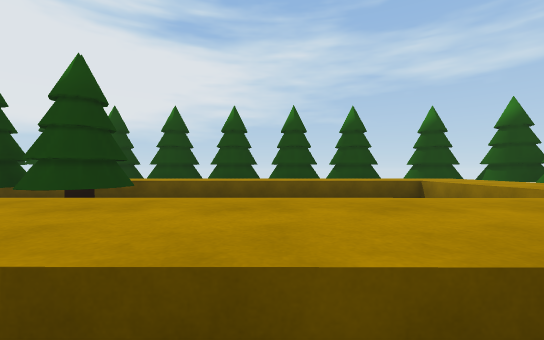
[1] (above)

17 first-person views from a walk through a 3-D level made in the Unity game engine. The camera is 1.5 m above the floor, looks level and sees 90° across. The floor is counted in squares, 2 m on a side. Each view is taken from the middle of a square. On the plan, view 1 faces up. The plan holds only what a view shows up to about 10 squares ahead; the rest is blank. Some animated figures are left out.

[2]
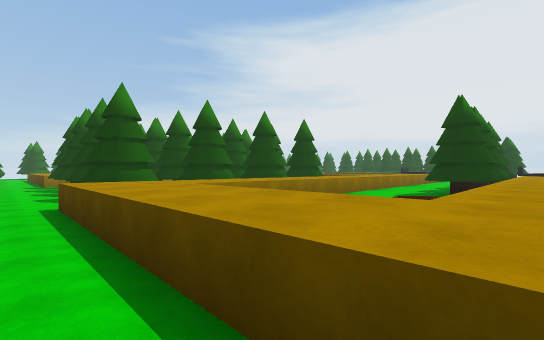

[3]
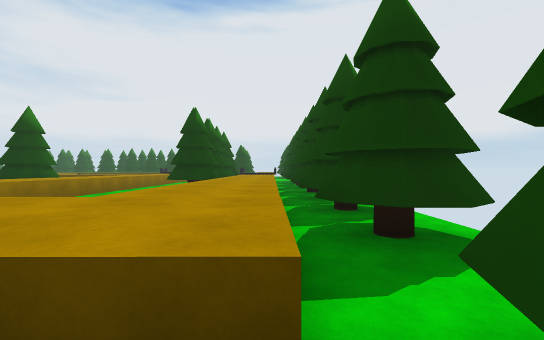

[4]
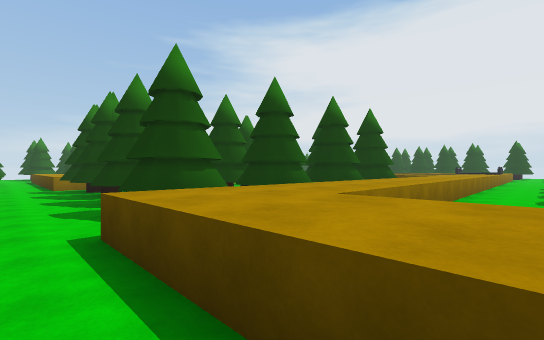

[5]
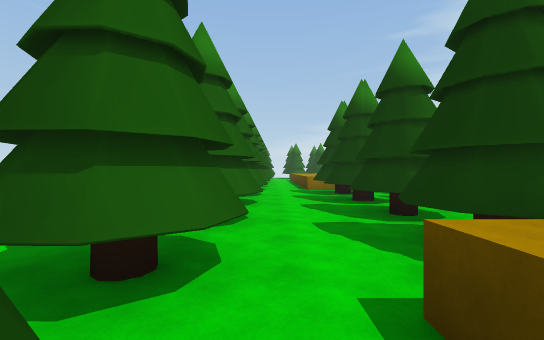

[6]
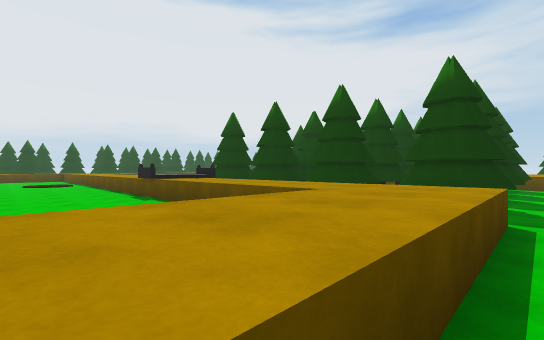

[7]
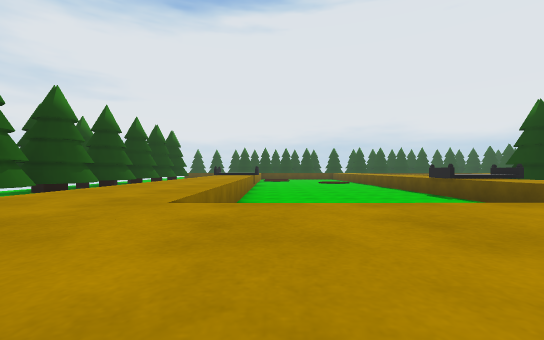

[8]
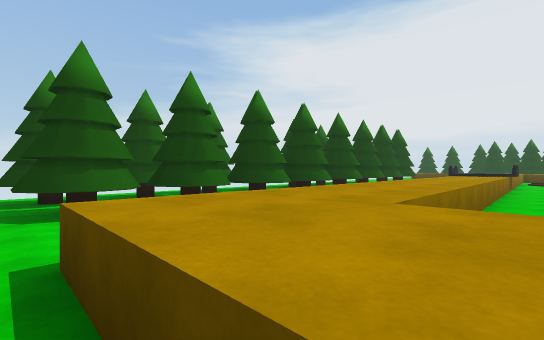

[9]
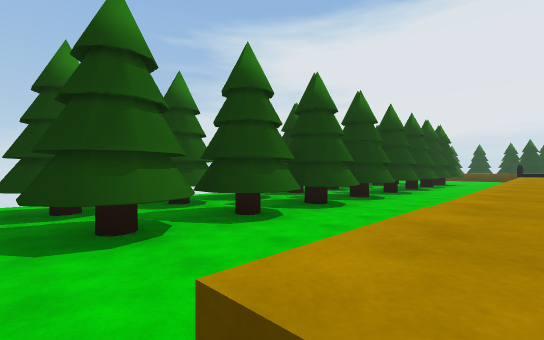

[10]
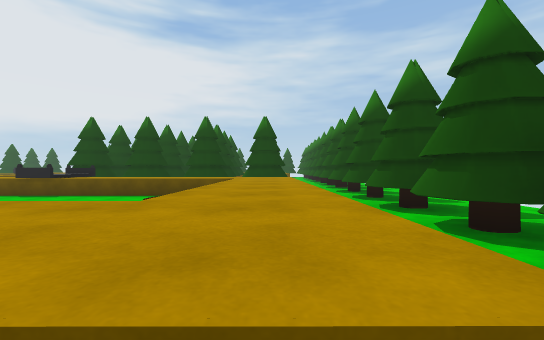

[11]
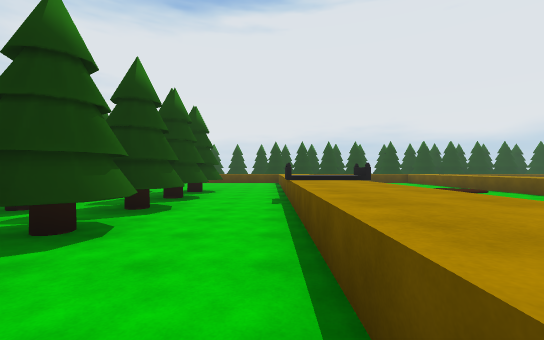

[12]
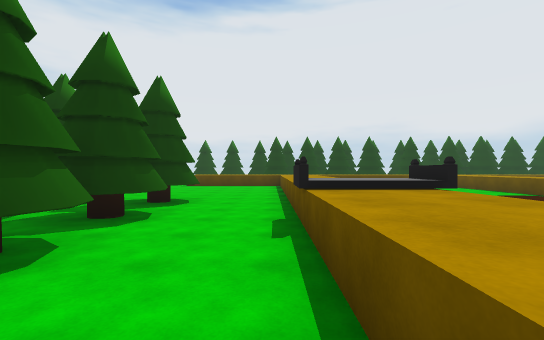

[13]
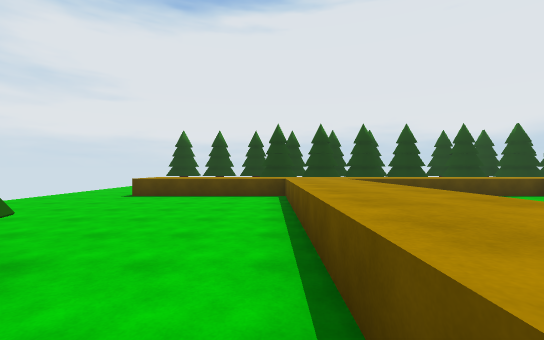

[14]
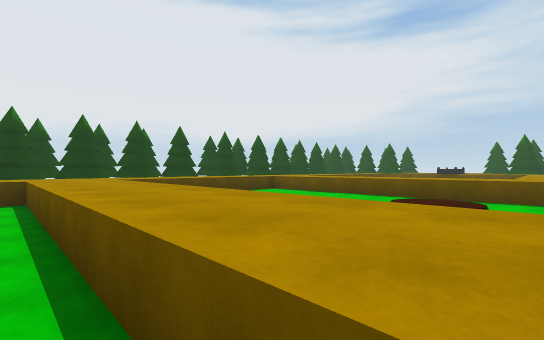

[15]
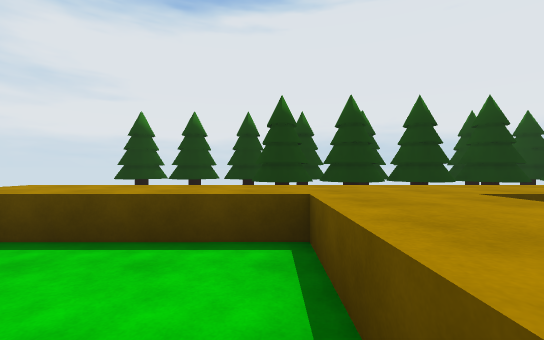

[16]
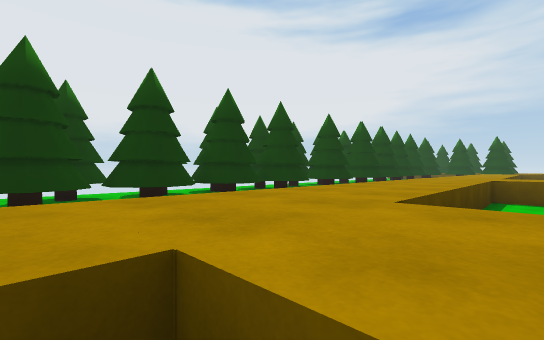

[17]
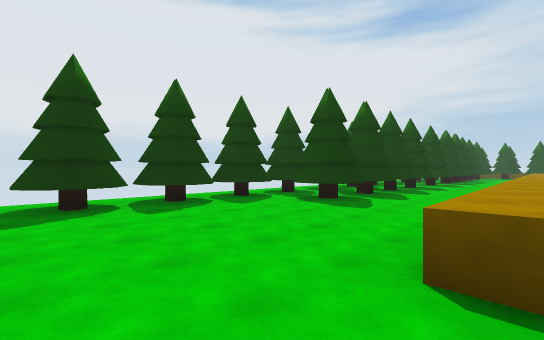

### Floor plan
Key: @ floor where view 1 was taken; # wall or solid block; x gap in a wall; . floor; ^ raised ledge; T pine tree; O other object.
Columns run from 25 left of view 1 to 8 right of it. Each row starts with its distance up from view 1.
 10                     T T TTTTTTTT
  9                     TTTTTTTTTTTTT
  8                       ^^^^^^^^^.TT
  7                     ^^^^^^^^^^^.T
  6                    TTTT......^^.
  5                    TTTT..    ^^.
  4                   .......    ^^.
  3                   ......     ^^.
  2                   ^^^^^^^^^^^^^.T
  1                      ^^^^^^^^^^..
  0                      TT T@TTTT..TT
 -1                       T T TTTT..T.
 -2                         T TTTT..T
 -3                           TTTT..T
 -4                            T T.TT
 -5                         T TT T..
 -6         ^               T  T T.TT
 -7        ^^       ^    TTTT TTTT..
 -8  T     ^^       ^     x.   ....TT.
 -9  T TT  ^^^  ^^^^^   ^ ^^^^^^^^..T.
-10        ^^^^^^^^^^  ^^^^^^^^^^^.TT.
-11    #   ^^.................. ^^.TT.
-12    #   ^^.    .. ........   ^^.TT.
-13  TTT.. ^^        ........   ^^.TT.
-14  TTT.. ^^           .....   ^^.TT.
-15  TTT...^^        ........   ^^.TT
-16  T T...^^^^^^^^^^^^^^^^^^^^^^^.O
-17 TTTT...^^^^^^^^^^^^^^^^^^^^^^^.
-18 TT T...^^......................
-19 TT.....^^......................
-20 TT.....^^.....TTTTTTTT.T.T.T.T.
-21 TT.....^^..... T TTT T TTTTTTTT
-22 TT.....^^.....   T       T TTTT
-23 TT..........         T.TTT TTTT
-24 TT.........              ......

Where each view was taken, in squares from view 1:
view 1: 0 up, 0 right, facing up
view 2: 7 up, 6 right, facing down-left
view 3: 8 up, 6 right, facing left
view 4: 4 up, 6 right, facing down-left
view 5: 2 up, 6 right, facing down
view 6: 13 down, 5 right, facing up-left
view 7: 15 down, 5 right, facing left
view 8: 15 down, 5 right, facing down-left
view 9: 17 down, 5 right, facing down-left
view 10: 18 down, 4 right, facing up
view 11: 18 down, 1 left, facing left
view 12: 18 down, 4 left, facing left
view 13: 18 down, 9 left, facing left
view 14: 18 down, 9 left, facing up-left
view 15: 18 down, 14 left, facing left
view 16: 18 down, 16 left, facing up-left
view 17: 24 down, 18 left, facing up-left
